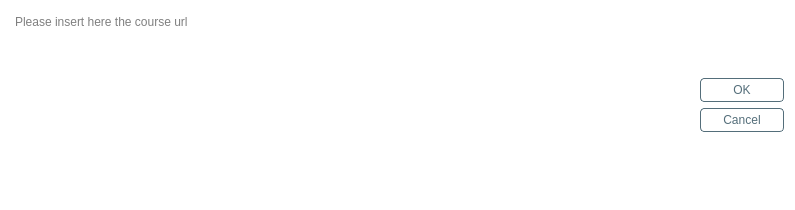
<?xml version="1.0" encoding="UTF-8"?>
<ui version="4.0">
 <class>AddCoursePopup</class>
 <widget class="QDialog" name="AddCoursePopup">
  <property name="geometry">
   <rect>
    <x>0</x>
    <y>0</y>
    <width>795</width>
    <height>210</height>
   </rect>
  </property>
  <property name="sizePolicy">
   <sizepolicy hsizetype="Preferred" vsizetype="Fixed">
    <horstretch>0</horstretch>
    <verstretch>0</verstretch>
   </sizepolicy>
  </property>
  <property name="windowTitle">
   <string>Add new course</string>
  </property>
  <property name="windowIcon">
   <iconset theme=":/root/imgs/icons/polibeepsync.svg">
    <normaloff>.</normaloff>.</iconset>
  </property>
  <property name="styleSheet">
   <string notr="true">/* https://github.com/martinrotter/qt-material-stylesheet */

QWidget:window {					/* Borders around the code editor and debug window */
	border: 0px solid #FFFFFF;
	background-color: #FFFFFF;
}

QToolTip {
	background-color: #80CBC4;
	color: black;
    padding: 5px;
    border-radius: 0;
    opacity: 200;
}

/* ==================== Dialog ==================== */
QLabel {
	background: transparent;
	color: #CFD8DC;				/* Not sure about this one */
}

QDialog, QListView {
	background-color: #FFFFFF;
	color: #546E7A;
	outline: 0;
	border: 2px solid transparent;
}

QListView::item:hover {
	color: #AFBDC4;
	background: transparent;
}


QListView::item:selected {
	color: #ffffff;
	background: transparent;
}

/* === QTabBar === */
QTabBar {
	background: #FFFFFF;
}

QTabWidget::pane {
	background: transparent;	/* Only at the very bottom of the tabs */
}

QTabBar::tab {
	background: transparent;
	border: 0px solid transparent;
	border-bottom: 2px solid transparent;
	color: #546E7A;
	padding-left: 10px;
	padding-right: 10px;
	padding-top: 3px;
	padding-bottom: 3px;
}

QTabBar::tab:hover {
	background-color: transparent;
	border: 0px solid transparent;
	border-bottom: 2px solid #80CBC4;
	color: #AFBDC4;
}

QTabBar::tab:selected {
	background-color: transparent;
	border: 0px solid transparent;
	border-top: none;
	border-bottom: 2px solid #80CBC4;
	color: #80CBC4;
}

QStackedWidget {
	background: #FFFFFF;	/* This covers a bunch of things, I was thinking about making it transparent, */
							/* but I would have to find all the other elements... but QTabWidget::pane may be it */
}


/* === QGroupBox === */
QGroupBox {
    border: 1px solid transparent;
    margin-top: 1em;
}

QGroupBox::title {
	color: #80CBC4;
    subcontrol-origin: margin;
    left: 6px;
    padding: 0 3px 0 3px;
}

QComboBox {
	color: #546E7A;
	background-color: transparent;
	selection-background-color: transparent;
	outline: 0;
}

QComboBox QAbstractItemView
{    
    selection-background-color: transparent;
	outline: 0;
}

/* === QCheckBox === */
QCheckBox, QRadioButton {
	color: #546E7A;
}

QCheckBox::indicator::unchecked  {
	background-color: #FFFFFF;
	border: 1px solid #536D79;
}

QRadioButton::indicator::unchecked {
	background-color: #FFFFFF;
	border: 1px solid #536D79;
	border-radius: 4px;
}

QCheckBox::indicator::checked, QTreeView::indicator::checked {
	background-color: qradialgradient(cx:0.5, cy:0.5, fx:0.25, fy:0.15, radius:0.3, stop:0 #80CBC4, stop:1 #FFFFFF);
	border: 1px solid #536D79;
}

QRadioButton::indicator::checked {
	background-color: qradialgradient(cx:0.5, cy:0.5, fx:0.25, fy:0.15, radius:0.3, stop:0 #80CBC4, stop:1 #FFFFFF);
	border: 1px solid #536D79;
	border-radius: 4px;
}

QCheckBox::indicator:disabled, QRadioButton::indicator:disabled, QTreeView::indicator:disabled {
	background-color: #444444;			/* Not sure what this looks like */
}

QCheckBox::indicator::checked:disabled, QRadioButton::indicator::checked:disabled, QTreeView::indicator::checked:disabled {  
	background-color: qradialgradient(cx:0.5, cy:0.5, fx:0.25, fy:0.15, radius:0.3, stop:0 #BBBBBB, stop:1 #444444); /* Not sure what this looks like */
}

QTreeView {
	background-color: transparent;
	color: #546E7A;
	outline: 0;
	border: 0;
}

QTreeView::item:hover {
	background-color: transparent;
	color: #AFBDC4;
}

QTreeView::item:selected {
	background-color: transparent;
	color: #FFFFFF;
}

QTreeView QHeaderView:section {
	background-color: #FFFFFF;
	color: #CFD8DC;
	border: 0;
}

QTreeView::indicator:checked {
	background-color: qradialgradient(cx:0.5, cy:0.5, fx:0.25, fy:0.15, radius:0.3, stop:0 #80CBC4, stop:1 #FFFFFF);
	border: 1px solid #536D79;
	selection-background-color: transparent;
}

QTreeView::indicator:unchecked {			/* This and the one above style the checkbox in the Options -&gt; Keyboard */
	background-color: #FFFFFF;				/* This is still a hover over in blue I can't get rid of */
	border: 1px solid #536D79;
	selection-background-color: transparent;
}

/*QTreeView QScrollBar {
	background-color: #FFFFFF
}*/

QTreeView::branch {
	/* Skip - applies to everything */
}

QTreeView::branch:has-siblings:adjoins-item {
	/* Skip - files */
}

QTreeView::branch:has-siblings:!adjoins-item {
	/* Skip - applies to almost all on the left side */
}

QTreeView::branch:closed:has-children:has-siblings {
	background: url('./images/rightarrowgray.png') center center no-repeat;
}

QTreeView::branch:has-children:!has-siblings:closed {
	background: url('./images/rightarrowgray.png') center center no-repeat;
}

QTreeView::branch:!has-children:!has-siblings:adjoins-item {
	/* Skip - files */
}

QTreeView::branch:open:has-children:has-siblings {
	background: url('./images/downarrowgray.png') center center no-repeat;
}

QTreeView::branch:open:has-children:!has-siblings {
	background: url('./images/downarrowgray.png') center center no-repeat;
}

/* === QScrollBar:horizontal === */
QScrollBar:horizontal {
	background: #FFFFFF;				/* Background where slider is not */
	height: 10px;
	margin: 0;
}

QScrollBar:vertical {
	background: #FFFFFF;				/* Background where slider is not */
	width: 10px;
	margin: 0;
}

QScrollBar::handle:horizontal {
    background: #AFBDC4;					/* Slider color */
    min-width: 16px;
	border-radius: 5px;
}

QScrollBar::handle:vertical {
    background: #AFBDC4;					/* Slider color */
    min-height: 16px;
	border-radius: 5px;
}

QScrollBar::add-page:horizontal, QScrollBar::sub-page:horizontal,
QScrollBar::add-page:vertical, QScrollBar::sub-page:vertical {
	background: none;												/* Removes the dotted background */
}

QScrollBar::add-line:horizontal, QScrollBar::sub-line:horizontal,
QScrollBar::add-line:vertical, QScrollBar::sub-line:vertical {	/* Hides the slider arrows */
      border: none;
      background: none;
}

QPushButton {
	background-color: transparent;
	color: #546E7A;
	border: 1px solid #546E7A;
	border-radius: 4px;
	padding: 4px 22px;
}

QPushButton:hover {
	color: #AFBDC4;
	border-radius: 4px;
	border-color: #AFBDC4;
}

QPushButton:pressed {
	color: #80CBC4;
	border-radius: 4px;
	border-color: #80CBC4;
}

QLineEdit {
	background: transparent;
	border: 1px solid transparent;
	border-bottom: 1px solid #546E7A;
	color: #546E7A;
}

QLineEdit:hover {
	background: transparent;
	border: 1px solid transparent;
	border-bottom: 2px solid #80CBC4;
	color: #546E7A;
}

QSpinBox {
	background: transparent;
	border: 1px solid transparent;
	color: #546E7A;
}

/*****************************************************************************
Main Screen
*****************************************************************************/
QTreeView {
	background-color: #FFFFFF;
}

QMenu {
	background-color: #FFFFFF;		/* File Menu Background color */
	color: #546E7A;
}

QMenu::item:selected {
	color: #AFBDC4;
}

QMenu::item:pressed {
	color: #FFFFFF;
}

QMenu::separator {
	height: 1px;
	background: transparent;			/* Could change this to #546E7A and reduce the margin top and bottom to 1px */
	margin-left: 10px;
	margin-right: 10px;
	margin-top: 5px;
	margin-bottom: 5px;
}

/* === QMenuBar === */
QMenuBar {
	background-color: #FFFFFF;
	color: #546E7A;
}

QMenuBar::item {
	background: transparent;
}

QMenuBar::item:disabled {
	color: gray;
}

QMenuBar::item:selected {
	color: #AFBDC4;
}

QMenuBar::item:pressed {
	color: #FFFFFF;
}

QToolBar {
	background: #FFFFFF;
	border: 1px solid transparent;
}

QToolBar:handle {
	background: transparent;
	border-left: 2px dotted #80CBC4;	/* Fix the 4 handle dots so it doesn't look crappy */
	color: transparent;
}

QToolBar::separator {
	border: 0;
}

/* === QToolButton === */
QToolButton:hover, QToolButton:pressed {
	background-color: transparent;
}

QToolButton::menu-button {
	background: url('./images/downarrowgray.png') center center no-repeat;
	background-color: #FFFFFF;												/* This needs to be set to ensure the other brown arrows don't show */
}

QToolButton::menu-button:hover, QToolButton::menu-button:pressed {
	background-color: #FFFFFF;
}

QStatusBar {
	background-color: #FFFFFF;
}

QLabel {
	color: #546E7A;		/* Text at the bottom right corner of the screen */
}

QToolButton {	/* I don't like how the items depress */
	color: #546E7A;
}

QToolButton:hover, QToolButton:pressed, QToolButton:checked {
	background-color: #FFFFFF;
}

QToolButton:hover {
	color: #AFBDC4;

}

QToolButton:checked, QToolButton:pressed {
	color: #FFFFFF;
}


QToolButton {
	border: 1px solid transparent;
	margin: 1px;
}

QToolButton:hover {
	background-color: transparent;				/* I don't like how the down arrows in the top menu bar move down when clicked */
	border: 1px solid transparent;
}

QToolButton[popupMode=&quot;1&quot;] { /* only for MenuButtonPopup */
	padding-right: 20px; /* make way for the popup button */
}

QToolButton::menu-button {
	border-left: 1px solid transparent;
	background: transparent;
    width: 16px;
}

QToolButton::menu-button:hover {
	border-left: 1px solid transparent;
	background: transparent;
    width: 16px;
}

QStatusBar::item {
	color: #546E7A;
	background-color: #FFFFFF;
}

QAbstractScrollArea  {	/* Borders around the code editor and debug window */
	border: 0;
}

/*****************************************************************************
Play around with these settings
*****************************************************************************/

/* Force the dialog's buttons to follow the Windows guidelines. */
QDialogButtonBox {
    button-layout: 0;
}

QTabWidget::tab-bar {
	left: 0px; /* Test this out on OS X, it will affect the tabs in the Options Dialog, on OS X they are centered */
}


QTextEdit {
	color: #546E7A;
}

QStatusBar {
	color: #546E7A;
}

QProgressBar {
	color: #546E7A;
}

QProgressBar::chunk:horizontal {
	background: #80CBC4;
}

QTableView::item:hover {
	border: 1px solid transparent;
	border-bottom: 1px solid #546E7A;
	color: #546E7A;
}</string>
  </property>
  <layout class="QHBoxLayout" name="horizontalLayout">
   <item>
    <widget class="QPlainTextEdit" name="CourseUrl">
     <property name="placeholderText">
      <string>Please insert here the course url</string>
     </property>
    </widget>
   </item>
   <item>
    <widget class="QDialogButtonBox" name="buttonBox">
     <property name="sizePolicy">
      <sizepolicy hsizetype="Fixed" vsizetype="Fixed">
       <horstretch>0</horstretch>
       <verstretch>0</verstretch>
      </sizepolicy>
     </property>
     <property name="orientation">
      <enum>Qt::Vertical</enum>
     </property>
     <property name="standardButtons">
      <set>QDialogButtonBox::Cancel|QDialogButtonBox::Ok</set>
     </property>
    </widget>
   </item>
  </layout>
 </widget>
 <resources>
  <include location="../uglytheme.qrc"/>
 </resources>
 <connections>
  <connection>
   <sender>buttonBox</sender>
   <signal>accepted()</signal>
   <receiver>AddCoursePopup</receiver>
   <slot>accept()</slot>
   <hints>
    <hint type="sourcelabel">
     <x>785</x>
     <y>101</y>
    </hint>
    <hint type="destinationlabel">
     <x>157</x>
     <y>71</y>
    </hint>
   </hints>
  </connection>
  <connection>
   <sender>buttonBox</sender>
   <signal>rejected()</signal>
   <receiver>AddCoursePopup</receiver>
   <slot>reject()</slot>
   <hints>
    <hint type="sourcelabel">
     <x>785</x>
     <y>107</y>
    </hint>
    <hint type="destinationlabel">
     <x>286</x>
     <y>71</y>
    </hint>
   </hints>
  </connection>
 </connections>
</ui>
